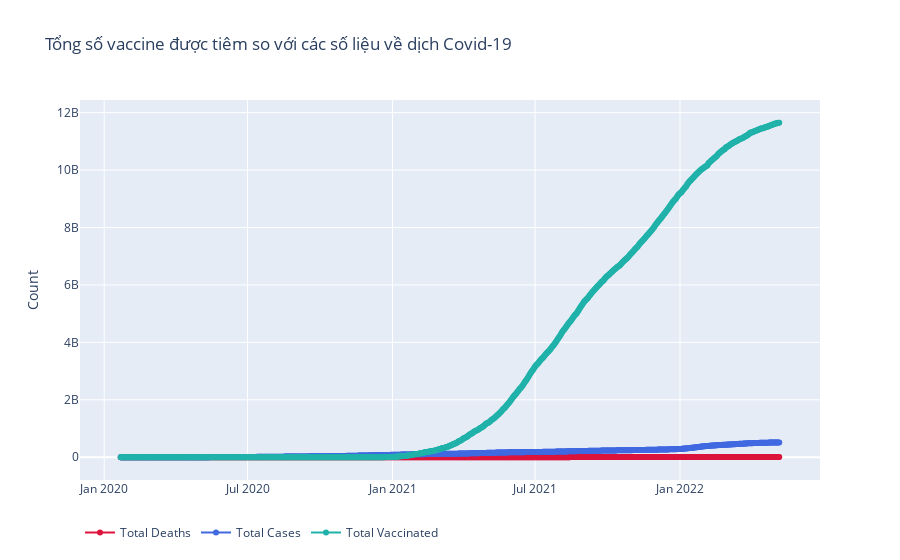

The cell this chart's notebook holds for it:
### Code cell
fig = go.Figure(data=[
                go.Scatter(
                    mode="lines+markers",
                    name="Total Deaths",
                    x=covid_world_df['Date'], 
                    y=covid_world_df['TotalDeaths'],
                    marker_color="crimson",
                ),
                go.Scatter(
                    mode="lines+markers",
                    name="Total Cases",
                    x=covid_world_df['Date'], 
                    y=covid_world_df['TotalCases'],
                    marker_color="royalblue"
                ),
    
                go.Scatter(
                    mode="lines+markers",
                    name="Total Vaccinated",
                    x=covid_world_df['Date'], 
                    y=covid_world_df['TotalVaccinations'],
                    marker_color="lightseagreen"
                ),
            ])

fig.update_layout(
        title = 'Tổng số vaccine được tiêm so với các số liệu về dịch Covid-19',
        xaxis_title="",
        yaxis_title="Count",
        hovermode="x",
    legend_orientation = 'h'
)
fig.show()

### Figure 1 — Plotly figure (JSON) as saved in the notebook; plotly's stock layout.template omitted (floating-point values rounded to 4 significant figures; data arrays with more than 128 entries replaced by an {"elided": "..."} marker saying what was removed)
{"data": [{"marker": {"color": "crimson"}, "mode": "lines+markers", "name": "Total Deaths", "type": "scatter", "x": {"elided": "837 str values"}, "y": {"elided": "837 int values"}}, {"marker": {"color": "royalblue"}, "mode": "lines+markers", "name": "Total Cases", "type": "scatter", "x": {"elided": "837 str values"}, "y": {"elided": "837 int values"}}, {"marker": {"color": "lightseagreen"}, "mode": "lines+markers", "name": "Total Vaccinated", "type": "scatter", "x": {"elided": "837 str values"}, "y": {"elided": "837 int values"}}], "layout": {"hovermode": "x", "legend": {"orientation": "h"}, "title": {"text": "Tổng số vaccine được tiêm so với các số liệu về dịch Covid-19"}, "xaxis": {"title": {"text": ""}}, "yaxis": {"title": {"text": "Count"}}}}
